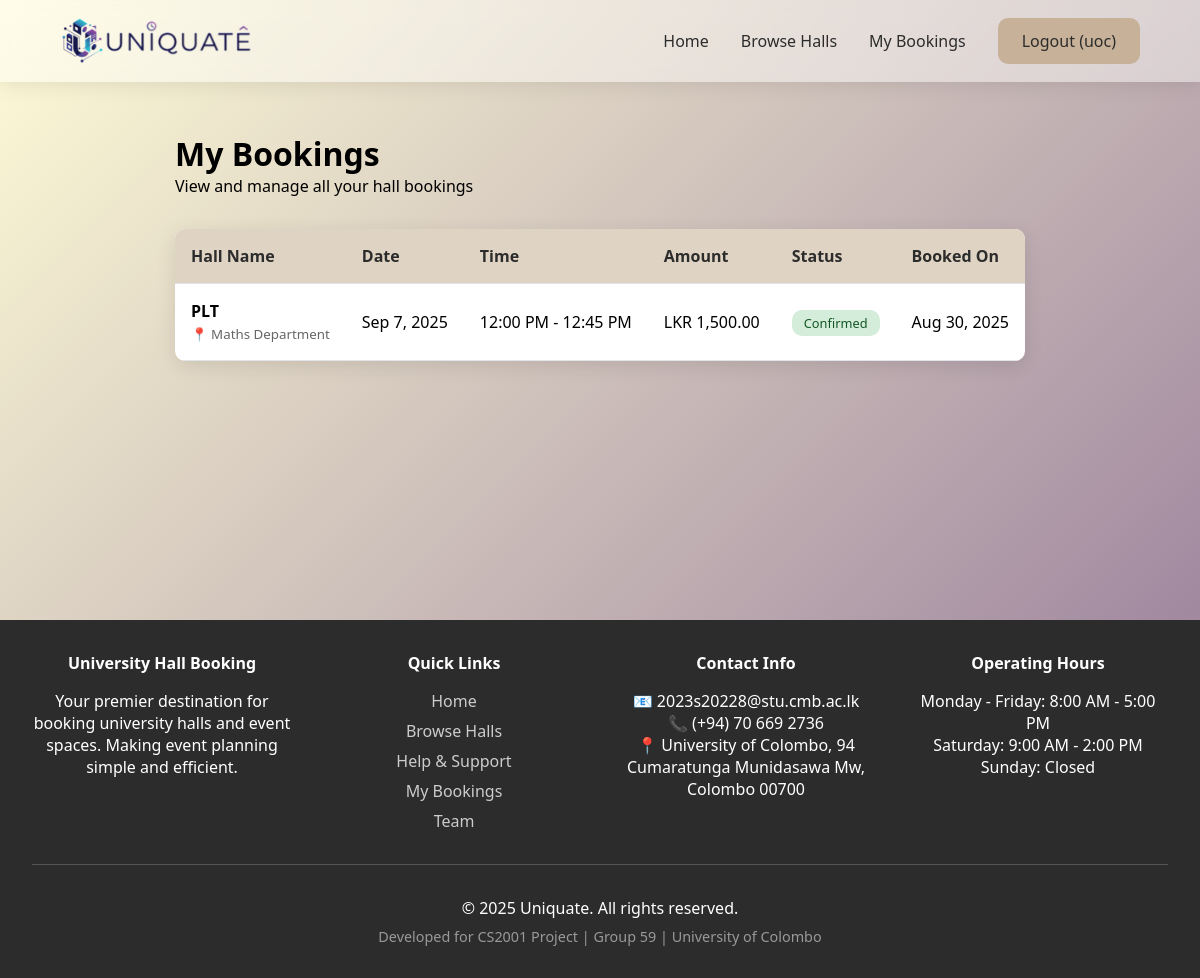
/my_bookings.php (signed in), run on the app's committed database.
### tables this page shows
CREATE TABLE `bookings` (
  `id` int NOT NULL,
  `user_id` int NOT NULL,
  `hall_id` int NOT NULL,
  `booking_date` date NOT NULL,
  `start_time` time NOT NULL,
  `end_time` time NOT NULL,
  `purpose` text,
  `total_amount` decimal(10,2) NOT NULL,
  `status` enum('pending','confirmed','cancelled') DEFAULT 'pending',
  `created_at` timestamp NULL DEFAULT CURRENT_TIMESTAMP
);

CREATE TABLE `halls` (
  `id` int NOT NULL,
  `name` varchar(100) NOT NULL,
  `description` text,
  `capacity` int NOT NULL,
  `location` varchar(100) NOT NULL,
  `price_per_hour` decimal(10,2) NOT NULL,
  `image_url` varchar(255) DEFAULT NULL,
  `amenities` text,
  `created_at` timestamp NULL DEFAULT CURRENT_TIMESTAMP,
  `type` varchar(50) NOT NULL
);

### classes/Booking.php (called while the page is built, shortened)
<?php
    class Booking {
        private $conn;
        private $table_name = "bookings";
        public function __construct($db) {
            $this->conn = $db;
        }
        public function getUserBookings($user_id) {
            $query = "SELECT b.*, h.name as hall_name, h.location
                    FROM " . $this->table_name . " b
                    JOIN halls h ON b.hall_id = h.id
                    WHERE b.user_id = :user_id
                    ORDER BY b.booking_date DESC, b.start_time DESC";
            $stmt = $this->conn->prepare($query);
            $stmt->bindParam(":user_id", $user_id);
            $stmt->execute();
            return $stmt->fetchAll(PDO::FETCH_ASSOC);
        }
    }
?>

### my_bookings.php (the view, shortened to what this page needs)
<?php
include_once 'classes/Booking.php';
$database = new Database();
$db = $database->getConnection();
$booking = new Booking($db);
$user_bookings = $booking->getUserBookings($_SESSION['user_id']);
include_once 'includes/header.php';
?>
<div class="page-wrapper">
    <div class="container">
        <div style="margin: 2rem 0;">
            <h1>My Bookings</h1>
            <p>View and manage all your hall bookings</p>
        </div>
        <?php if (empty($user_bookings)): ?>
            <div style="text-align: center; padding: 3rem;">
                <h3>No bookings yet</h3>
                <p>You haven't made any bookings yet. <a href="halls.php" style="color: var(--purple);">Browse halls</a> to get started!</p>
            </div>
        <?php else: ?>
            <div class="bookings-table">
                <table>
                    <thead>
                        <tr>
                            <th>Hall Name</th>
                            <th>Date</th>
                            <th>Time</th>
                            <th>Amount</th>
                            <th>Status</th>
                            <th>Booked On</th>
                        </tr>
                    </thead>
                    <tbody>
                        <?php foreach ($user_bookings as $booking_item): ?>
                            <tr>
                                <td>
                                    <strong><?= htmlspecialchars($booking_item['hall_name']) ?></strong><br>
                                    <small style="color: #666;">📍 <?= htmlspecialchars($booking_item['location']) ?></small>
                                </td>
                                <td><?= date('M j, Y', strtotime($booking_item['booking_date'])) ?></td>
                                <td><?= date('g:i A', strtotime($booking_item['start_time'])) ?> - <?= date('g:i A', strtotime($booking_item['end_time'])) ?></td>
                                <td>LKR <?= number_format($booking_item['total_amount'], 2) ?></td>
                                <td>
                                    <span class="status-badge status-<?= $booking_item['status'] ?>">
                                        <?= ucfirst($booking_item['status']) ?>
                                    </span>
                                </td>
                                <td><?= date('M j, Y', strtotime($booking_item['created_at'])) ?></td>
                            </tr>
                        <?php endforeach; ?>
                    </tbody>
                </table>
            </div>
        <?php endif; ?>
    </div>
</div>
<?php include_once 'includes/footer.php'; ?>

### includes/header.php (style rules this page uses)
html { min-height: 100vh; margin: 0; padding: 0; scroll-behavior: smooth; }
body { min-height: 100vh; margin: 0; margin-top: 100px; padding: 0; }
* { margin: 0; padding: 0; box-sizing: border-box; }
body { background: linear-gradient(135deg, #fffcd7ff 0%, #8e7295ff 100%); font-family: 'Segoe UI', Arial, sans-serif; }
:root { --cream: #F0ECE3; --light-tan: #DFD3C3; --tan: #C7B198; --purple: #A68DAD; --dark-gray: #2c2c2c; --light-gray: #f8f9fa; }
.container { max-width: 1200px; margin: 0 auto; padding: 0 2rem; }
.bookings-table { background: white; border-radius: 10px; overflow: hidden; box-shadow: 0 5px 20px rgba(0,0,0,0.1); margin: 2rem 0; }
.bookings-table table { width: 100%; border-collapse: collapse; }
.bookings-table th, .bookings-table td { padding: 1rem; text-align: left; border-bottom: 1px solid #e1e5e9; }
.bookings-table th { background: var(--light-tan); font-weight: 600; color: var(--dark-gray); }
.status-badge { padding: 0.25rem 0.75rem; border-radius: 10px; font-size: 0.8rem; font-weight: 500; }
.status-confirmed { background: #d4edda; color: #155724; }

### my_bookings.php (style rules this page uses)
.page-wrapper { min-height: 65vh; display: flex; flex-direction: column; }

### data on the page
bookings: hall.name "PLT", hall.location "Maths Department", booking_date "Sep 7, 2025", start_time "12:00 PM", end_time "12:45 PM", total_amount "1,500.00", status "Confirmed", created_at "Aug 30, 2025"

### other printed values
$_SESSION['username'] "uoc"
